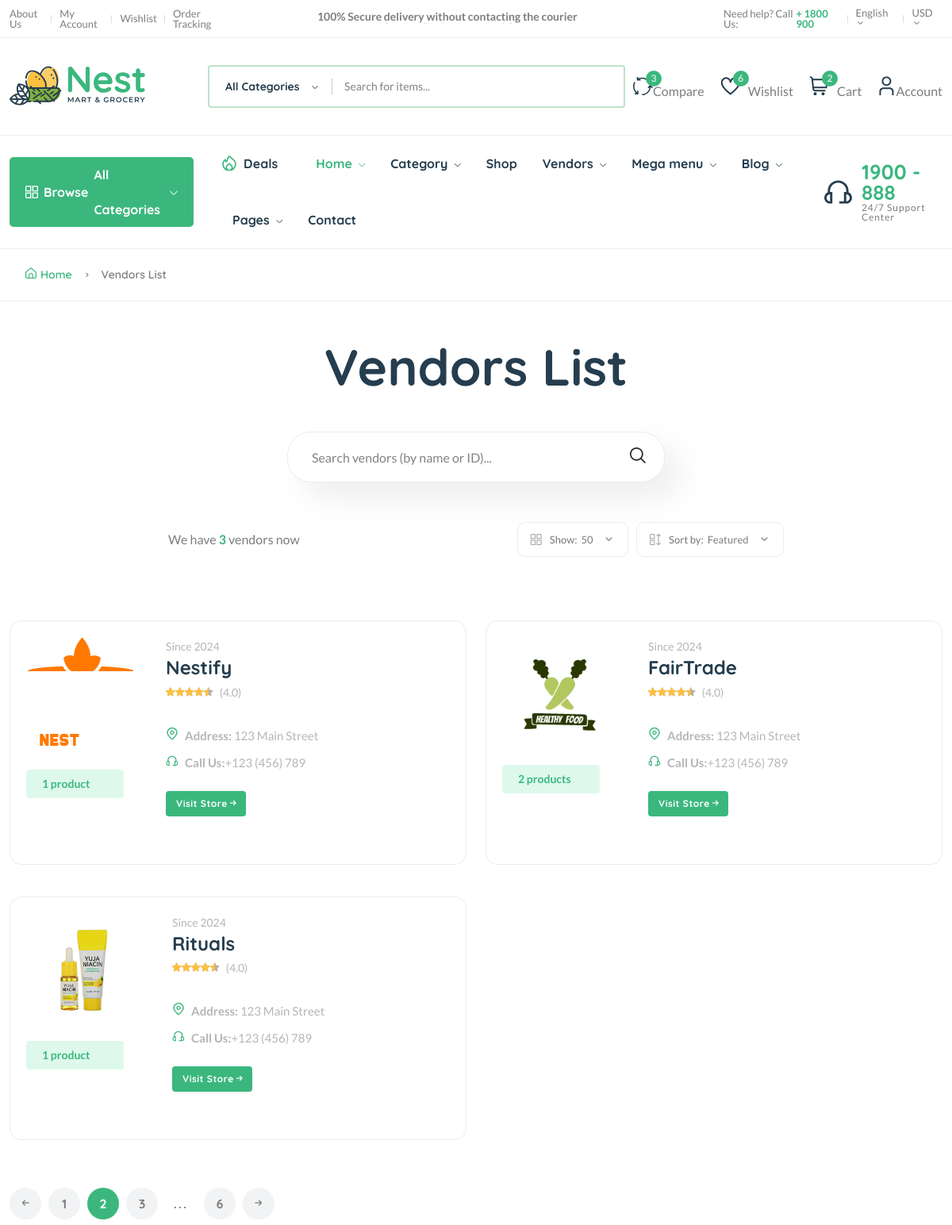
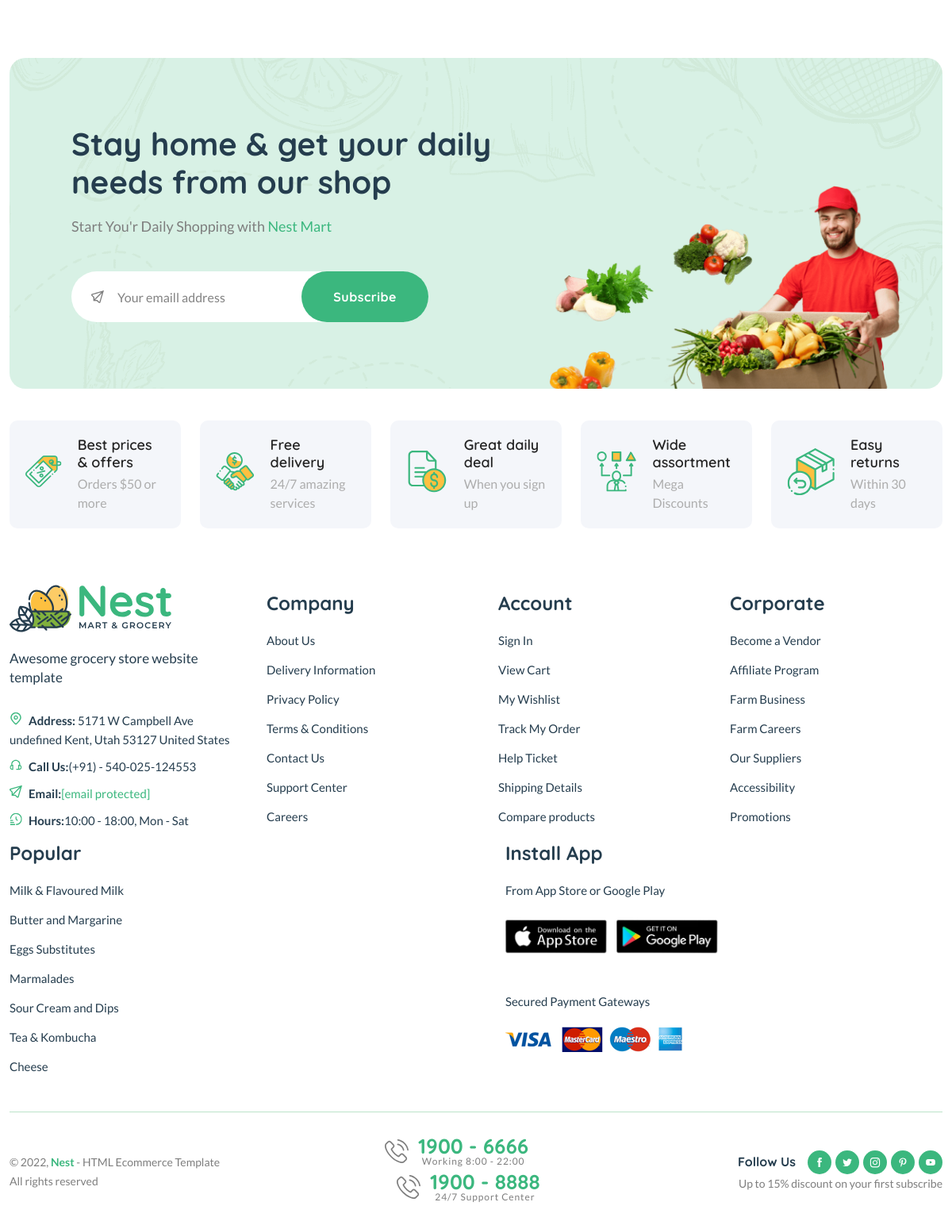
The page /vendors/ (signed in) on the database its author committed (2 pictures, top to bottom).
### core/models.py (models this page shows, shortened)
class Vendor(models.Model):
    vid = ShortUUIDField(unique=True, length=10, max_length=20, prefix="ven", alphabet="abcdefgh12345")
    title = models.CharField(max_length=100, default="Nestify")
    image = models.ImageField(upload_to=user_directory_path, default="vendor.jpg")
    cover_image = models.ImageField(upload_to=user_directory_path, default="vendor.jpg")
    description = models.TextField(null=True, blank=True, default="I am an Amazing Vendor")
    address = models.CharField(max_length=100, default="123 Main Street")
    contact = models.CharField(max_length=100, default="+123 (456) 789")
    chat_resp_time = models.CharField(max_length=100, default="100")
    shipping_on_time = models.CharField(max_length=100, default="100")
    authentic_rating = models.CharField(max_length=100, default="100")
    days_return = models.CharField(max_length=100, default="100")
    warranty_period = models.CharField(max_length=100, default="100")
    user = models.ForeignKey(User, on_delete=models.SET_NULL, null=True)
    date = models.DateTimeField(auto_now_add=True, null=True, blank=True)
    class Meta:
        verbose_name_plural = "Vendors"

### core/views.py (the view)
# urls.py: path("vendors/", vendor_list_view, name="vendor-list"),
def vendor_list_view(request):
    vendors = Vendor.objects.all()
    context = {
        "vendors": vendors,
    }
    return render(request, "core/vendor-list.html", context)

### templates/core/vendor-list.html (shortened to what this page needs)
{% extends 'core/partials/base.html' %}
{% load static %}
{% block content %}
    <main class="main pages mb-80">
        <div class="page-header breadcrumb-wrap">
            <div class="container">
                <div class="breadcrumb">
                    <a href="index.html" rel="nofollow"><i class="fi-rs-home mr-5"></i>Home</a>
                    <span></span> Vendors List
                </div>
            </div>
        </div>
        <div class="page-content pt-50">
            <div class="container">
                <div class="archive-header-2 text-center">
                    <h1 class="display-2 mb-50">Vendors List</h1>
                    <div class="row">
                        <div class="col-lg-5 mx-auto">
                            <div class="sidebar-widget-2 widget_search mb-50">
                                <div class="search-form">
                                    <form action="#">
                                        <input type="text" placeholder="Search vendors (by name or ID)..." />
                                        <button type="submit"><i class="fi-rs-search"></i></button>
                                    </form>
                                </div>
                            </div>
                        </div>
                    </div>
                </div>
                <div class="row mb-50">
                    <div class="col-12 col-lg-8 mx-auto">
                        <div class="shop-product-fillter">
                            <div class="totall-product">
                                <p>We have <strong class="text-brand">{{vendors.count}}</strong> vendor{{vendors.count|pluralize}} now</p>
                            </div>
                            <div class="sort-by-product-area">
                                <div class="sort-by-cover mr-10">
                                    <div class="sort-by-product-wrap">
                                        <div class="sort-by">
                                            <span><i class="fi-rs-apps"></i>Show:</span>
                                        </div>
                                        <div class="sort-by-dropdown-wrap">
                                            <span> 50 <i class="fi-rs-angle-small-down"></i></span>
                                        </div>
                                    </div>
                                </div>
                                <div class="sort-by-cover">
                                    <div class="sort-by-product-wrap">
                                        <div class="sort-by">
                                            <span><i class="fi-rs-apps-sort"></i>Sort by:</span>
                                        </div>
                                        <div class="sort-by-dropdown-wrap">
                                            <span> Featured <i class="fi-rs-angle-small-down"></i></span>
                                        </div>
                                    </div>
                                </div>
                            </div>
                        </div>
                    </div>
                </div>
                <div class="row vendor-grid">
                    {% for v in vendors %}
                    <div class="col-lg-6 col-md-6 col-12 col-sm-6">
                        <div class="vendor-wrap style-2 mb-40">
                            <div class="vendor-img-action-wrap">
                                <div class="vendor-img">
                                    <a href="{% url 'core:vendor-detail' v.vid %}">
                                        <img class="default-img" src="{{v.image.url}}" alt="" />
                                    </a>
                                </div>
                                <div class="mt-10">
                                    <span class="font-small total-product">{{v.vendor.count}} product{{v.vendor.count|pluralize}}</span>
                                </div>
                            </div>
                            <div class="vendor-content-wrap">
                                <div class="mb-30">
                                    <div class="product-category">
                                        <span class="text-muted">Since {{v.date|date:"Y"}}</span>
                                    </div>
                                    <h4 class="mb-5"><a href="{% url 'core:vendor-detail' v.vid %}">{{v.title}}</a></h4>
                                    <div class="product-rate-cover">
                                        <div class="product-rate d-inline-block">
                                            <div class="product-rating" style="width: 90%"></div>
                                        </div>
                                        <span class="font-small ml-5 text-muted"> (4.0)</span>
                                    </div>
                                    <div class="vendor-info d-flex justify-content-between align-items-end mt-30">
                                        <ul class="contact-infor text-muted">
                                            <li><img src="assets/imgs/theme/icons/icon-location.svg" alt="" /><strong>Address: </strong> <span>{{v.address}}</span></li>
                                            <li><img src="assets/imgs/theme/icons/icon-contact.svg" alt="" /><strong>Call Us:</strong><span>{{v.contact}}</span></li>
                                        </ul>
                                    </div>
                                    <br>
                                    <a href="{% url 'core:vendor-detail' v.vid %}" class="btn btn-xs">Visit Store <i class="fi-rs-arrow-small-right"></i></a>
                                </div>
                            </div>
                        </div>
                    </div>
                    {% endfor %}
                </div>
                <div class="pagination-area mt-20 mb-20">
                    <nav aria-label="Page navigation example">
                        <ul class="pagination justify-content-start">
                            <li class="page-item">
                                <a class="page-link" href="#"><i class="fi-rs-arrow-small-left"></i></a>
                            </li>
                            <li class="page-item"><a class="page-link" href="#">1</a></li>
                            <li class="page-item active"><a class="page-link" href="#">2</a></li>
                            <li class="page-item"><a class="page-link" href="#">3</a></li>
                            <li class="page-item"><a class="page-link dot" href="#">...</a></li>
                            <li class="page-item"><a class="page-link" href="#">6</a></li>
                            <li class="page-item">
                                <a class="page-link" href="#"><i class="fi-rs-arrow-small-right"></i></a>
                            </li>
                        </ul>
                    </nav>
                </div>
            </div>
        </div>
    </main>
{% endblock content %}

### rows shown on the page
Vendor: image (picture), vendor.count "1", date "2024", title "Nestify", address "123 Main Street", contact "+123 (456) 789"
Vendor: image (picture), vendor.count "2", date "2024", title "FairTrade", address "123 Main Street", contact "+123 (456) 789"
Vendor: image (picture), vendor.count "1", date "2024", title "Rituals", address "123 Main Street", contact "+123 (456) 789"

### other values the page prints
{{ vendors.count }} "3"
